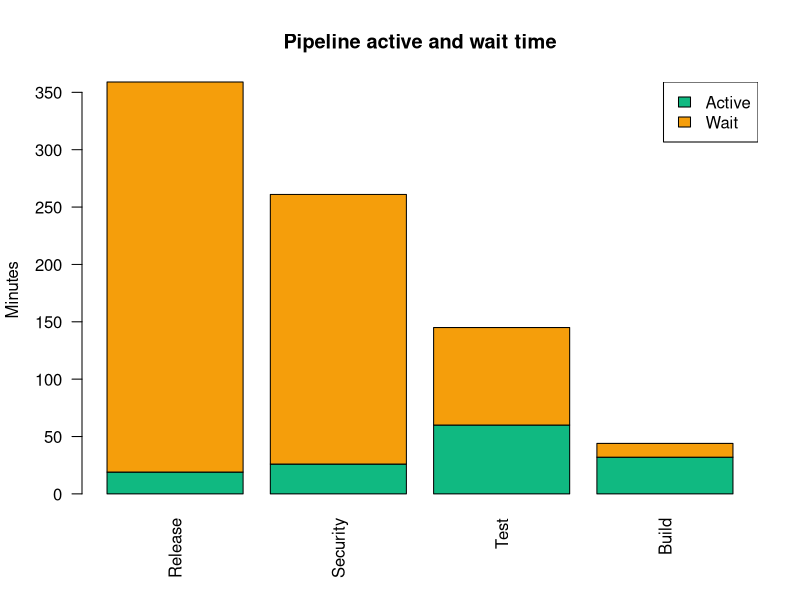

Generate this figure with R:
dir.create("output",showWarnings=FALSE)
d <- read.csv("data/pipeline_runs.csv",stringsAsFactors=FALSE)
agg <- aggregate(cbind(active_minutes,wait_minutes,failed,rework_minutes)~stage,d,sum)
count <- aggregate(run_id~stage,d,length); names(count)[2] <- "executions"
agg <- merge(agg,count,by="stage")
agg$wait_ratio <- round(agg$wait_minutes/pmax(agg$active_minutes,1),2)
agg$failure_rate_pct <- round(100*agg$failed/agg$executions,1)
agg <- agg[order(-agg$wait_ratio),]
write.csv(agg,"output/pipeline_stage_summary.csv",row.names=FALSE)
png("output/pipeline_flow.png",1200,700)
mat <- rbind(agg$active_minutes,agg$wait_minutes)
barplot(mat,beside=FALSE,names.arg=agg$stage,col=c("#10B981","#F59E0B"),las=2,ylab="Minutes",main="Pipeline active and wait time")
legend("topright",c("Active","Wait"),fill=c("#10B981","#F59E0B"))
dev.off()
cat("Constraint:",agg$stage[1],"\nLAB 05 PASS\n")
